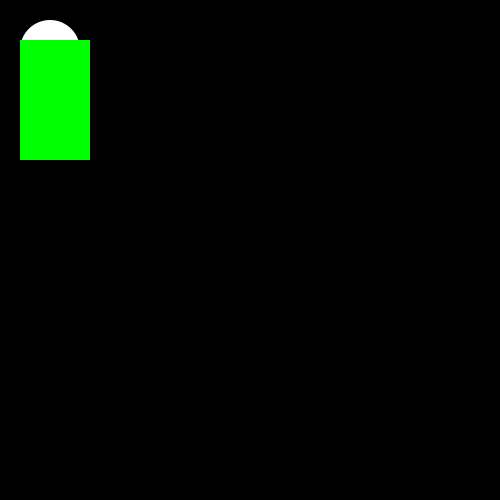
Frame 1 (no input)
Frame 60 (the mouse pressed at the canvas centre just before this capture): identical to frame 1, image omitted
Frame 120 (the mouse held since frame 60 and released just before this capture): identical to frame 1, image omitted

The Processing sketch that drew this single still picture (run headless with seeded random() and noise(); from frame 60 on, the mouse is pressed at the canvas centre):

// Processing sketch: F_get_px_clr_in_circle
// ── F_get_px_clr_in_circle.pde
int numOfColoredPxInCircle(int cx, int cy, int radius, int r, int g, int b) {
  int ct = 0;
  
  int x1 = cx - radius;
  int x2 = cx + radius;
  int y1 = cy - radius;
  int y2 = cy + radius;

  loadPixels();
  for (int i=y1; i<=y2; i++) {
    for (int j=x1; j<=x2; j++) {
      float l = dist(j, i, cx, cy);
      if (l <= radius) {
        color pxclr =   pixels[i*width+j];
        float pr = red(pxclr);
        float pg = green(pxclr);
        float pb = blue(pxclr);
        if (pr==r && pg==g && pb==b) {
          ct++;
        }
      }
    }
  }
  return ct;
}

int radius = 30;
int cx = 50;
int cy = 50;

void setup(){
  size(500, 500);
}

void draw() {
  background(0);
  noStroke();

  fill(255);
  ellipse(cx, cy, radius*2, radius*2);

  fill(0, 255, 0);
  rect(cx-30, cy-10, 70, 120);
}


void mousePressed(){
  println( numOfColoredPxInCircle(cx, cy, radius, 0, 255, 0) );
  println( numOfColoredPxInCircle(cx, cy, radius, 255, 255, 255) );
}
